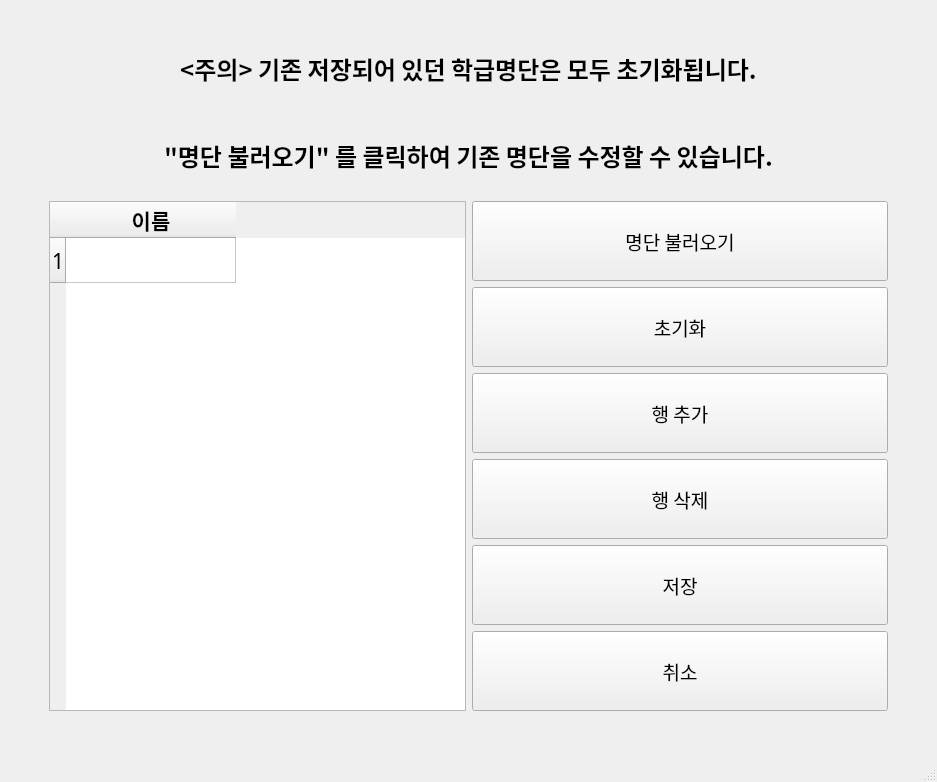
<?xml version="1.0" encoding="UTF-8"?>
<ui version="4.0">
 <class>MainWindow</class>
 <widget class="QMainWindow" name="MainWindow">
  <property name="geometry">
   <rect>
    <x>0</x>
    <y>0</y>
    <width>937</width>
    <height>782</height>
   </rect>
  </property>
  <property name="windowTitle">
   <string>학급랜덤추첨기 - 학급명단입력</string>
  </property>
  <widget class="QWidget" name="centralwidget">
   <layout class="QGridLayout" name="gridLayout_2">
    <item row="0" column="0">
     <layout class="QGridLayout" name="gridLayout">
      <item row="7" column="0">
       <spacer name="verticalSpacer">
        <property name="orientation">
         <enum>Qt::Vertical</enum>
        </property>
        <property name="sizeType">
         <enum>QSizePolicy::Minimum</enum>
        </property>
        <property name="sizeHint" stdset="0">
         <size>
          <width>20</width>
          <height>40</height>
         </size>
        </property>
       </spacer>
      </item>
      <item row="1" column="0">
       <spacer name="verticalSpacer_9">
        <property name="orientation">
         <enum>Qt::Vertical</enum>
        </property>
        <property name="sizeType">
         <enum>QSizePolicy::Minimum</enum>
        </property>
        <property name="sizeHint" stdset="0">
         <size>
          <width>20</width>
          <height>40</height>
         </size>
        </property>
       </spacer>
      </item>
      <item row="4" column="0">
       <spacer name="verticalSpacer_5">
        <property name="orientation">
         <enum>Qt::Vertical</enum>
        </property>
        <property name="sizeType">
         <enum>QSizePolicy::Minimum</enum>
        </property>
        <property name="sizeHint" stdset="0">
         <size>
          <width>20</width>
          <height>40</height>
         </size>
        </property>
       </spacer>
      </item>
      <item row="7" column="2">
       <widget class="QPushButton" name="Save_Btn">
        <property name="sizePolicy">
         <sizepolicy hsizetype="Minimum" vsizetype="Minimum">
          <horstretch>0</horstretch>
          <verstretch>0</verstretch>
         </sizepolicy>
        </property>
        <property name="font">
         <font>
          <family>나눔스퀘어라운드 Regular</family>
          <pointsize>14</pointsize>
         </font>
        </property>
        <property name="text">
         <string>저장</string>
        </property>
       </widget>
      </item>
      <item row="8" column="2">
       <widget class="QPushButton" name="Cancel_Btn">
        <property name="sizePolicy">
         <sizepolicy hsizetype="Minimum" vsizetype="Minimum">
          <horstretch>0</horstretch>
          <verstretch>0</verstretch>
         </sizepolicy>
        </property>
        <property name="font">
         <font>
          <family>나눔스퀘어라운드 Regular</family>
          <pointsize>14</pointsize>
         </font>
        </property>
        <property name="text">
         <string>취소</string>
        </property>
       </widget>
      </item>
      <item row="1" column="1" colspan="2">
       <widget class="QLabel" name="Warning">
        <property name="font">
         <font>
          <family>나눔스퀘어라운드 Bold</family>
          <pointsize>18</pointsize>
          <weight>75</weight>
          <bold>true</bold>
         </font>
        </property>
        <property name="text">
         <string>&lt;주의&gt;  기존 저장되어 있던 학급명단은 모두 초기화됩니다.</string>
        </property>
        <property name="alignment">
         <set>Qt::AlignCenter</set>
        </property>
        <property name="wordWrap">
         <bool>false</bool>
        </property>
        <property name="margin">
         <number>20</number>
        </property>
       </widget>
      </item>
      <item row="2" column="1" colspan="2">
       <widget class="QLabel" name="Warning_2">
        <property name="font">
         <font>
          <family>나눔스퀘어라운드 Bold</family>
          <pointsize>18</pointsize>
          <weight>75</weight>
          <bold>true</bold>
         </font>
        </property>
        <property name="text">
         <string>&quot;명단 불러오기&quot; 를 클릭하여 기존 명단을 수정할 수 있습니다.</string>
        </property>
        <property name="alignment">
         <set>Qt::AlignCenter</set>
        </property>
        <property name="wordWrap">
         <bool>false</bool>
        </property>
        <property name="margin">
         <number>20</number>
        </property>
       </widget>
      </item>
      <item row="3" column="1" rowspan="6">
       <widget class="QTableWidget" name="Member_Table">
        <property name="sizePolicy">
         <sizepolicy hsizetype="Minimum" vsizetype="MinimumExpanding">
          <horstretch>0</horstretch>
          <verstretch>0</verstretch>
         </sizepolicy>
        </property>
        <property name="font">
         <font>
          <family>나눔스퀘어라운드 Regular</family>
          <pointsize>16</pointsize>
         </font>
        </property>
        <property name="frameShadow">
         <enum>QFrame::Sunken</enum>
        </property>
        <property name="dragDropOverwriteMode">
         <bool>false</bool>
        </property>
        <property name="gridStyle">
         <enum>Qt::SolidLine</enum>
        </property>
        <attribute name="horizontalHeaderDefaultSectionSize">
         <number>170</number>
        </attribute>
        <attribute name="verticalHeaderDefaultSectionSize">
         <number>45</number>
        </attribute>
        <row/>
        <column>
         <property name="text">
          <string>이름</string>
         </property>
         <property name="font">
          <font>
           <family>나눔스퀘어라운드 Regular</family>
           <pointsize>16</pointsize>
           <weight>75</weight>
           <bold>true</bold>
          </font>
         </property>
         <property name="textAlignment">
          <set>AlignCenter</set>
         </property>
        </column>
        <item row="0" column="0">
         <property name="text">
          <string/>
         </property>
         <property name="font">
          <font>
           <family>나눔스퀘어라운드 Regular</family>
          </font>
         </property>
        </item>
       </widget>
      </item>
      <item row="3" column="2">
       <widget class="QPushButton" name="Load_Btn">
        <property name="sizePolicy">
         <sizepolicy hsizetype="Minimum" vsizetype="Minimum">
          <horstretch>0</horstretch>
          <verstretch>0</verstretch>
         </sizepolicy>
        </property>
        <property name="font">
         <font>
          <family>나눔스퀘어라운드 Regular</family>
          <pointsize>14</pointsize>
         </font>
        </property>
        <property name="text">
         <string>명단 불러오기</string>
        </property>
       </widget>
      </item>
      <item row="4" column="2">
       <widget class="QPushButton" name="Reset_Btn">
        <property name="sizePolicy">
         <sizepolicy hsizetype="Minimum" vsizetype="Minimum">
          <horstretch>0</horstretch>
          <verstretch>0</verstretch>
         </sizepolicy>
        </property>
        <property name="font">
         <font>
          <family>나눔스퀘어라운드 Regular</family>
          <pointsize>14</pointsize>
         </font>
        </property>
        <property name="text">
         <string>초기화</string>
        </property>
       </widget>
      </item>
      <item row="3" column="0">
       <spacer name="verticalSpacer_3">
        <property name="orientation">
         <enum>Qt::Vertical</enum>
        </property>
        <property name="sizeType">
         <enum>QSizePolicy::Minimum</enum>
        </property>
        <property name="sizeHint" stdset="0">
         <size>
          <width>20</width>
          <height>40</height>
         </size>
        </property>
       </spacer>
      </item>
      <item row="5" column="0">
       <spacer name="verticalSpacer_4">
        <property name="orientation">
         <enum>Qt::Vertical</enum>
        </property>
        <property name="sizeType">
         <enum>QSizePolicy::Minimum</enum>
        </property>
        <property name="sizeHint" stdset="0">
         <size>
          <width>20</width>
          <height>40</height>
         </size>
        </property>
       </spacer>
      </item>
      <item row="2" column="0">
       <spacer name="verticalSpacer_2">
        <property name="orientation">
         <enum>Qt::Vertical</enum>
        </property>
        <property name="sizeType">
         <enum>QSizePolicy::Minimum</enum>
        </property>
        <property name="sizeHint" stdset="0">
         <size>
          <width>20</width>
          <height>40</height>
         </size>
        </property>
       </spacer>
      </item>
      <item row="6" column="2">
       <widget class="QPushButton" name="Del_Btn">
        <property name="sizePolicy">
         <sizepolicy hsizetype="Minimum" vsizetype="Minimum">
          <horstretch>0</horstretch>
          <verstretch>0</verstretch>
         </sizepolicy>
        </property>
        <property name="font">
         <font>
          <family>나눔스퀘어라운드 Regular</family>
          <pointsize>14</pointsize>
         </font>
        </property>
        <property name="text">
         <string>행 삭제</string>
        </property>
       </widget>
      </item>
      <item row="0" column="3">
       <spacer name="horizontalSpacer_2">
        <property name="orientation">
         <enum>Qt::Horizontal</enum>
        </property>
        <property name="sizeType">
         <enum>QSizePolicy::Maximum</enum>
        </property>
        <property name="sizeHint" stdset="0">
         <size>
          <width>40</width>
          <height>20</height>
         </size>
        </property>
       </spacer>
      </item>
      <item row="0" column="2">
       <spacer name="horizontalSpacer_4">
        <property name="orientation">
         <enum>Qt::Horizontal</enum>
        </property>
        <property name="sizeType">
         <enum>QSizePolicy::Minimum</enum>
        </property>
        <property name="sizeHint" stdset="0">
         <size>
          <width>40</width>
          <height>20</height>
         </size>
        </property>
       </spacer>
      </item>
      <item row="0" column="1">
       <spacer name="horizontalSpacer_3">
        <property name="orientation">
         <enum>Qt::Horizontal</enum>
        </property>
        <property name="sizeType">
         <enum>QSizePolicy::Minimum</enum>
        </property>
        <property name="sizeHint" stdset="0">
         <size>
          <width>40</width>
          <height>20</height>
         </size>
        </property>
       </spacer>
      </item>
      <item row="0" column="0">
       <spacer name="horizontalSpacer">
        <property name="orientation">
         <enum>Qt::Horizontal</enum>
        </property>
        <property name="sizeType">
         <enum>QSizePolicy::Maximum</enum>
        </property>
        <property name="sizeHint" stdset="0">
         <size>
          <width>40</width>
          <height>20</height>
         </size>
        </property>
       </spacer>
      </item>
      <item row="6" column="0">
       <spacer name="verticalSpacer_6">
        <property name="orientation">
         <enum>Qt::Vertical</enum>
        </property>
        <property name="sizeType">
         <enum>QSizePolicy::Minimum</enum>
        </property>
        <property name="sizeHint" stdset="0">
         <size>
          <width>20</width>
          <height>40</height>
         </size>
        </property>
       </spacer>
      </item>
      <item row="8" column="0">
       <spacer name="verticalSpacer_8">
        <property name="orientation">
         <enum>Qt::Vertical</enum>
        </property>
        <property name="sizeType">
         <enum>QSizePolicy::Minimum</enum>
        </property>
        <property name="sizeHint" stdset="0">
         <size>
          <width>20</width>
          <height>40</height>
         </size>
        </property>
       </spacer>
      </item>
      <item row="9" column="0">
       <spacer name="verticalSpacer_7">
        <property name="orientation">
         <enum>Qt::Vertical</enum>
        </property>
        <property name="sizeType">
         <enum>QSizePolicy::Minimum</enum>
        </property>
        <property name="sizeHint" stdset="0">
         <size>
          <width>20</width>
          <height>40</height>
         </size>
        </property>
       </spacer>
      </item>
      <item row="5" column="2">
       <widget class="QPushButton" name="Add_Btn">
        <property name="sizePolicy">
         <sizepolicy hsizetype="Minimum" vsizetype="Minimum">
          <horstretch>0</horstretch>
          <verstretch>0</verstretch>
         </sizepolicy>
        </property>
        <property name="font">
         <font>
          <family>나눔스퀘어라운드 Regular</family>
          <pointsize>14</pointsize>
         </font>
        </property>
        <property name="text">
         <string>행 추가</string>
        </property>
       </widget>
      </item>
     </layout>
    </item>
   </layout>
  </widget>
  <widget class="QStatusBar" name="statusbar"/>
 </widget>
 <resources/>
 <connections/>
</ui>
